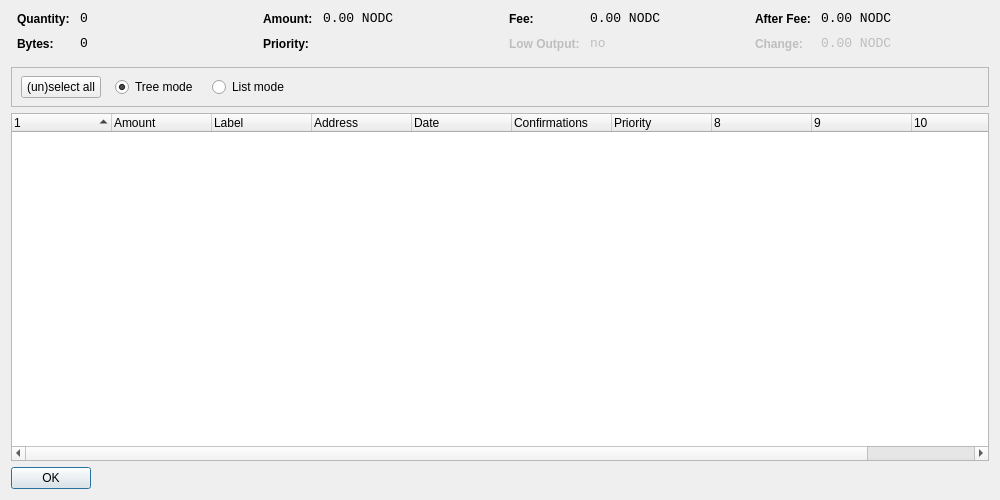
<?xml version="1.0" encoding="UTF-8"?>
<ui version="4.0">
 <class>CoinControlDialog</class>
 <widget class="QDialog" name="CoinControlDialog">
  <property name="geometry">
   <rect>
    <x>0</x>
    <y>0</y>
    <width>1000</width>
    <height>500</height>
   </rect>
  </property>
  <property name="windowTitle">
   <string>Coin Control</string>
  </property>
  <layout class="QVBoxLayout" name="verticalLayout">
   <item>
    <layout class="QHBoxLayout" name="horizontalLayoutTop" stretch="0,0,0,0">
     <property name="topMargin">
      <number>0</number>
     </property>
     <property name="bottomMargin">
      <number>10</number>
     </property>
     <item>
      <layout class="QFormLayout" name="formLayoutCoinControl1">
       <property name="horizontalSpacing">
        <number>10</number>
       </property>
       <property name="verticalSpacing">
        <number>10</number>
       </property>
       <property name="leftMargin">
        <number>6</number>
       </property>
       <property name="rightMargin">
        <number>6</number>
       </property>
       <item row="0" column="0">
        <widget class="QLabel" name="labelCoinControlQuantityText">
         <property name="styleSheet">
          <string notr="true">font-weight:bold;</string>
         </property>
         <property name="text">
          <string>Quantity:</string>
         </property>
        </widget>
       </item>
       <item row="0" column="1">
        <widget class="QLabel" name="labelCoinControlQuantity">
         <property name="font">
          <font>
           <family>Monospace</family>
           <pointsize>10</pointsize>
          </font>
         </property>
         <property name="cursor">
          <cursorShape>IBeamCursor</cursorShape>
         </property>
         <property name="contextMenuPolicy">
          <enum>Qt::ActionsContextMenu</enum>
         </property>
         <property name="text">
          <string notr="true">0</string>
         </property>
         <property name="textInteractionFlags">
          <set>Qt::LinksAccessibleByMouse|Qt::TextSelectableByKeyboard|Qt::TextSelectableByMouse</set>
         </property>
        </widget>
       </item>
       <item row="1" column="0">
        <widget class="QLabel" name="labelCoinControlBytesText">
         <property name="styleSheet">
          <string notr="true">font-weight:bold;</string>
         </property>
         <property name="text">
          <string>Bytes:</string>
         </property>
        </widget>
       </item>
       <item row="1" column="1">
        <widget class="QLabel" name="labelCoinControlBytes">
         <property name="font">
          <font>
           <family>Monospace</family>
           <pointsize>10</pointsize>
          </font>
         </property>
         <property name="cursor">
          <cursorShape>IBeamCursor</cursorShape>
         </property>
         <property name="contextMenuPolicy">
          <enum>Qt::ActionsContextMenu</enum>
         </property>
         <property name="text">
          <string notr="true">0</string>
         </property>
         <property name="textInteractionFlags">
          <set>Qt::LinksAccessibleByMouse|Qt::TextSelectableByKeyboard|Qt::TextSelectableByMouse</set>
         </property>
        </widget>
       </item>
      </layout>
     </item>
     <item>
      <layout class="QFormLayout" name="formLayoutCoinControl2">
       <property name="horizontalSpacing">
        <number>10</number>
       </property>
       <property name="verticalSpacing">
        <number>10</number>
       </property>
       <property name="leftMargin">
        <number>6</number>
       </property>
       <property name="rightMargin">
        <number>6</number>
       </property>
       <item row="0" column="0">
        <widget class="QLabel" name="labelCoinControlAmountText">
         <property name="styleSheet">
          <string notr="true">font-weight:bold;</string>
         </property>
         <property name="text">
          <string>Amount:</string>
         </property>
        </widget>
       </item>
       <item row="0" column="1">
        <widget class="QLabel" name="labelCoinControlAmount">
         <property name="font">
          <font>
           <family>Monospace</family>
           <pointsize>10</pointsize>
          </font>
         </property>
         <property name="cursor">
          <cursorShape>IBeamCursor</cursorShape>
         </property>
         <property name="contextMenuPolicy">
          <enum>Qt::ActionsContextMenu</enum>
         </property>
         <property name="text">
          <string notr="true">0.00 NODC</string>
         </property>
         <property name="textInteractionFlags">
          <set>Qt::LinksAccessibleByMouse|Qt::TextSelectableByKeyboard|Qt::TextSelectableByMouse</set>
         </property>
        </widget>
       </item>
       <item row="1" column="0">
        <widget class="QLabel" name="labelCoinControlPriorityText">
         <property name="styleSheet">
          <string notr="true">font-weight:bold;</string>
         </property>
         <property name="text">
          <string>Priority:</string>
         </property>
        </widget>
       </item>
       <item row="1" column="1">
        <widget class="QLabel" name="labelCoinControlPriority">
         <property name="font">
          <font>
           <family>Monospace</family>
           <pointsize>10</pointsize>
          </font>
         </property>
         <property name="cursor">
          <cursorShape>IBeamCursor</cursorShape>
         </property>
         <property name="contextMenuPolicy">
          <enum>Qt::ActionsContextMenu</enum>
         </property>
         <property name="text">
          <string/>
         </property>
         <property name="textInteractionFlags">
          <set>Qt::LinksAccessibleByMouse|Qt::TextSelectableByKeyboard|Qt::TextSelectableByMouse</set>
         </property>
        </widget>
       </item>
      </layout>
     </item>
     <item>
      <layout class="QFormLayout" name="formLayoutCoinControl3">
       <property name="horizontalSpacing">
        <number>10</number>
       </property>
       <property name="verticalSpacing">
        <number>10</number>
       </property>
       <property name="leftMargin">
        <number>6</number>
       </property>
       <property name="rightMargin">
        <number>6</number>
       </property>
       <item row="0" column="0">
        <widget class="QLabel" name="labelCoinControlFeeText">
         <property name="styleSheet">
          <string notr="true">font-weight:bold;</string>
         </property>
         <property name="text">
          <string>Fee:</string>
         </property>
        </widget>
       </item>
       <item row="0" column="1">
        <widget class="QLabel" name="labelCoinControlFee">
         <property name="font">
          <font>
           <family>Monospace</family>
           <pointsize>10</pointsize>
          </font>
         </property>
         <property name="cursor">
          <cursorShape>IBeamCursor</cursorShape>
         </property>
         <property name="contextMenuPolicy">
          <enum>Qt::ActionsContextMenu</enum>
         </property>
         <property name="text">
          <string notr="true">0.00 NODC</string>
         </property>
         <property name="textInteractionFlags">
          <set>Qt::LinksAccessibleByMouse|Qt::TextSelectableByKeyboard|Qt::TextSelectableByMouse</set>
         </property>
        </widget>
       </item>
       <item row="1" column="0">
        <widget class="QLabel" name="labelCoinControlLowOutputText">
         <property name="enabled">
          <bool>false</bool>
         </property>
         <property name="styleSheet">
          <string notr="true">font-weight:bold;</string>
         </property>
         <property name="text">
          <string>Low Output:</string>
         </property>
        </widget>
       </item>
       <item row="1" column="1">
        <widget class="QLabel" name="labelCoinControlLowOutput">
         <property name="enabled">
          <bool>false</bool>
         </property>
         <property name="font">
          <font>
           <family>Monospace</family>
           <pointsize>10</pointsize>
          </font>
         </property>
         <property name="cursor">
          <cursorShape>IBeamCursor</cursorShape>
         </property>
         <property name="contextMenuPolicy">
          <enum>Qt::ActionsContextMenu</enum>
         </property>
         <property name="text">
          <string notr="true">no</string>
         </property>
         <property name="textInteractionFlags">
          <set>Qt::LinksAccessibleByMouse|Qt::TextSelectableByKeyboard|Qt::TextSelectableByMouse</set>
         </property>
        </widget>
       </item>
      </layout>
     </item>
     <item>
      <layout class="QFormLayout" name="formLayoutCoinControl4">
       <property name="horizontalSpacing">
        <number>10</number>
       </property>
       <property name="verticalSpacing">
        <number>10</number>
       </property>
       <property name="leftMargin">
        <number>6</number>
       </property>
       <property name="rightMargin">
        <number>6</number>
       </property>
       <item row="0" column="0">
        <widget class="QLabel" name="labelCoinControlAfterFeeText">
         <property name="styleSheet">
          <string notr="true">font-weight:bold;</string>
         </property>
         <property name="text">
          <string>After Fee:</string>
         </property>
        </widget>
       </item>
       <item row="0" column="1">
        <widget class="QLabel" name="labelCoinControlAfterFee">
         <property name="font">
          <font>
           <family>Monospace</family>
           <pointsize>10</pointsize>
          </font>
         </property>
         <property name="cursor">
          <cursorShape>IBeamCursor</cursorShape>
         </property>
         <property name="contextMenuPolicy">
          <enum>Qt::ActionsContextMenu</enum>
         </property>
         <property name="text">
          <string notr="true">0.00 NODC</string>
         </property>
         <property name="textInteractionFlags">
          <set>Qt::LinksAccessibleByMouse|Qt::TextSelectableByKeyboard|Qt::TextSelectableByMouse</set>
         </property>
        </widget>
       </item>
       <item row="1" column="0">
        <widget class="QLabel" name="labelCoinControlChangeText">
         <property name="enabled">
          <bool>false</bool>
         </property>
         <property name="styleSheet">
          <string notr="true">font-weight:bold;</string>
         </property>
         <property name="text">
          <string>Change:</string>
         </property>
        </widget>
       </item>
       <item row="1" column="1">
        <widget class="QLabel" name="labelCoinControlChange">
         <property name="enabled">
          <bool>false</bool>
         </property>
         <property name="font">
          <font>
           <family>Monospace</family>
           <pointsize>10</pointsize>
          </font>
         </property>
         <property name="cursor">
          <cursorShape>IBeamCursor</cursorShape>
         </property>
         <property name="contextMenuPolicy">
          <enum>Qt::ActionsContextMenu</enum>
         </property>
         <property name="text">
          <string notr="true">0.00 NODC</string>
         </property>
         <property name="textInteractionFlags">
          <set>Qt::LinksAccessibleByMouse|Qt::TextSelectableByKeyboard|Qt::TextSelectableByMouse</set>
         </property>
        </widget>
       </item>
      </layout>
     </item>
    </layout>
   </item>
   <item>
    <widget class="QFrame" name="frame">
     <property name="minimumSize">
      <size>
       <width>0</width>
       <height>40</height>
      </size>
     </property>
     <property name="frameShape">
      <enum>QFrame::StyledPanel</enum>
     </property>
     <property name="frameShadow">
      <enum>QFrame::Sunken</enum>
     </property>
     <widget class="QWidget" name="horizontalLayoutWidget">
      <property name="geometry">
       <rect>
        <x>10</x>
        <y>0</y>
        <width>781</width>
        <height>41</height>
       </rect>
      </property>
      <layout class="QHBoxLayout" name="horizontalLayoutPanel" stretch="0,0,0,0,0">
       <property name="spacing">
        <number>14</number>
       </property>
       <item>
        <widget class="QPushButton" name="pushButtonSelectAll">
         <property name="sizePolicy">
          <sizepolicy hsizetype="Maximum" vsizetype="Fixed">
           <horstretch>0</horstretch>
           <verstretch>0</verstretch>
          </sizepolicy>
         </property>
         <property name="text">
          <string>(un)select all</string>
         </property>
        </widget>
       </item>
       <item>
        <widget class="QRadioButton" name="radioTreeMode">
         <property name="sizePolicy">
          <sizepolicy hsizetype="Maximum" vsizetype="Fixed">
           <horstretch>0</horstretch>
           <verstretch>0</verstretch>
          </sizepolicy>
         </property>
         <property name="text">
          <string>Tree mode</string>
         </property>
         <property name="checked">
          <bool>true</bool>
         </property>
        </widget>
       </item>
       <item>
        <widget class="QRadioButton" name="radioListMode">
         <property name="sizePolicy">
          <sizepolicy hsizetype="Maximum" vsizetype="Fixed">
           <horstretch>0</horstretch>
           <verstretch>0</verstretch>
          </sizepolicy>
         </property>
         <property name="text">
          <string>List mode</string>
         </property>
        </widget>
       </item>
       <item>
        <spacer name="horizontalSpacer">
         <property name="orientation">
          <enum>Qt::Horizontal</enum>
         </property>
         <property name="sizeHint" stdset="0">
          <size>
           <width>40</width>
           <height>20</height>
          </size>
         </property>
        </spacer>
       </item>
      </layout>
     </widget>
    </widget>
   </item>
   <item>
    <widget class="CoinControlTreeWidget" name="treeWidget">
     <property name="contextMenuPolicy">
      <enum>Qt::CustomContextMenu</enum>
     </property>
     <property name="sortingEnabled">
      <bool>false</bool>
     </property>
     <property name="columnCount">
      <number>11</number>
     </property>
     <attribute name="headerShowSortIndicator" stdset="0">
      <bool>true</bool>
     </attribute>
     <attribute name="headerStretchLastSection">
      <bool>false</bool>
     </attribute>
     <column>
      <property name="text">
       <string/>
      </property>
     </column>
     <column>
      <property name="text">
       <string>Amount</string>
      </property>
     </column>
     <column>
      <property name="text">
       <string>Label</string>
      </property>
     </column>
     <column>
      <property name="text">
       <string>Address</string>
      </property>
     </column>
     <column>
      <property name="text">
       <string>Date</string>
      </property>
     </column>
     <column>
      <property name="text">
       <string>Confirmations</string>
      </property>
      <property name="toolTip">
       <string>Confirmed</string>
      </property>
     </column>
     <column>
      <property name="text">
       <string>Priority</string>
      </property>
     </column>
     <column>
      <property name="text">
       <string/>
      </property>
     </column>
     <column>
      <property name="text">
       <string/>
      </property>
     </column>
     <column>
      <property name="text">
       <string/>
      </property>
     </column>
     <column>
      <property name="text">
       <string/>
      </property>
     </column>
    </widget>
   </item>
   <item>
    <widget class="QDialogButtonBox" name="buttonBox">
     <property name="sizePolicy">
      <sizepolicy hsizetype="Maximum" vsizetype="Fixed">
       <horstretch>0</horstretch>
       <verstretch>0</verstretch>
      </sizepolicy>
     </property>
     <property name="orientation">
      <enum>Qt::Horizontal</enum>
     </property>
     <property name="standardButtons">
      <set>QDialogButtonBox::Ok</set>
     </property>
    </widget>
   </item>
  </layout>
 </widget>
 <customwidgets>
  <customwidget>
   <class>CoinControlTreeWidget</class>
   <extends>QTreeWidget</extends>
   <header>coincontroltreewidget.h</header>
  </customwidget>
 </customwidgets>
 <resources/>
 <connections/>
</ui>
